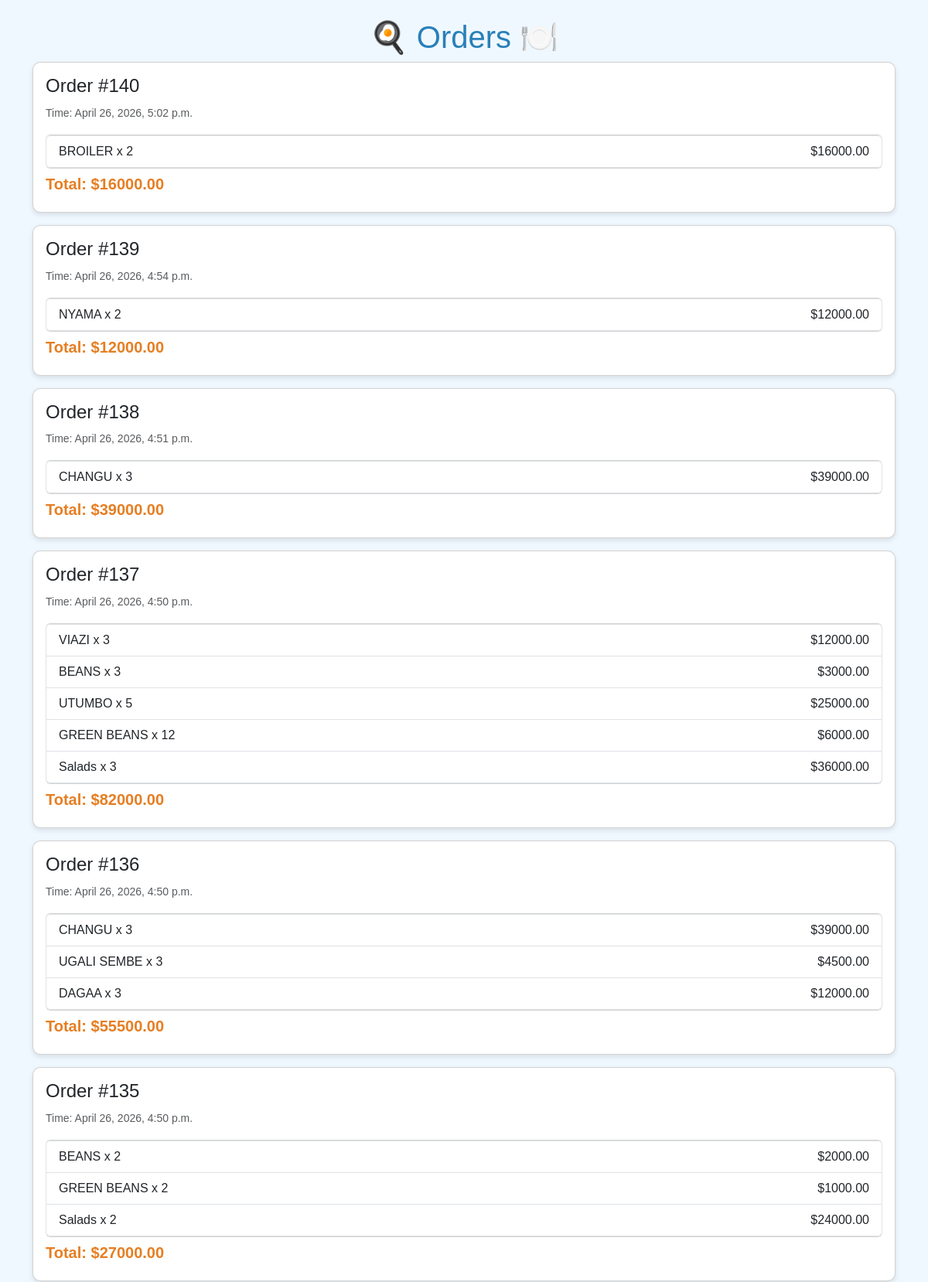
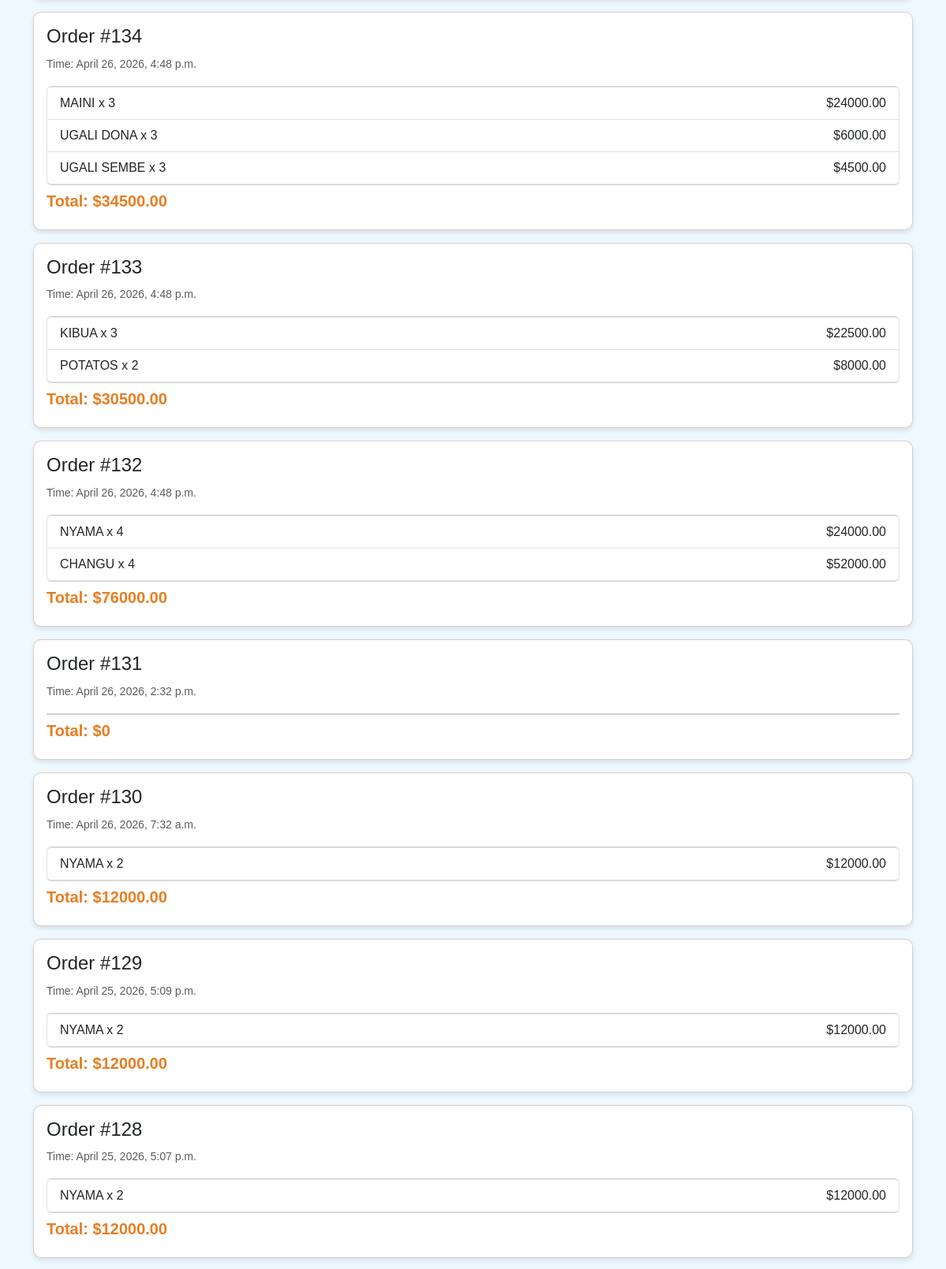
The page /kitchen/ (upper part) on the database its author committed (2 pictures, top to bottom).
### menu/models.py (models this page shows, shortened)
class Order(models.Model):
    STATUS_CHOICES = [
        ('Pending', 'Pending'),
        ('Confirmed', 'Confirmed'),
    ]
    created_at = models.DateTimeField(auto_now_add=True)
    status = models.CharField(
        max_length=20,
        choices=STATUS_CHOICES,
        default='Pending'
    )
    def total_price(self):
        return sum(item.subtotal() for item in self.orderitem_set.all())

class OrderItem(models.Model):
    order = models.ForeignKey(Order, on_delete=models.CASCADE)
    item = models.ForeignKey(Item, on_delete=models.CASCADE)
    quantity = models.IntegerField(default=1)
    def subtotal(self):
        return self.item.price * self.quantity

class Item(models.Model):
    name = models.CharField(max_length=100)
    price = models.DecimalField(max_digits=8, decimal_places=2)

### menu/views.py (the view)
# urls.py: path('kitchen/', views.kitchen_view, name='kitchen'),
def kitchen_view(request):
    orders = Order.objects.all().order_by('-created_at')
    return render(request, 'menu/kitchen.html', {'orders': orders})

### menu/templates/menu/kitchen.html (shortened to what this page needs)
<!DOCTYPE html>
<html lang="en">
<head>
    <link href="https://cdn.jsdelivr.net/npm/bootstrap@5.3.2/dist/css/bootstrap.min.css" rel="stylesheet">
</head>
<body>
<div class="container mt-4">
    <h1>🍳 Orders 🍽️</h1>
    {% for order in orders %}
        <div class="card mb-3 p-3">
            <h4>Order #{{ order.id }}</h4>
            <p><small class="text-muted">Time: {{ order.created_at }}</small></p>
            <ul class="list-group">
                {% for item in order.orderitem_set.all %}
                    <li class="list-group-item d-flex justify-content-between">
                        {{ item.item.name }} x {{ item.quantity }}
                        <span>${{ item.subtotal }}</span>
                    </li>
                {% endfor %}
            </ul>
            <h5 class="order-total mt-2">Total: ${{ order.total_price }}</h5>
        </div>
    {% endfor %}
</div>
</body>
</html>

### menu/templates/menu/kitchen.html (style rules this page uses)
body { background-color: #f0f8ff; font-family: 'Arial', sans-serif; }
h1 { color: #2980b9; text-align: center; margin-top: 20px; }
.card { border-radius: 10px; box-shadow: 0 3px 6px rgba(0,0,0,0.1); }
.order-total { font-weight: bold; color: #e67e22; }
ul.list-group { margin-bottom: 0; }

### rows shown on the page
Order: id "140", created_at "April 26, 2026, 5:02 p.m.", total_price "16000.00"
OrderItem: item.name "BROILER", quantity "2", subtotal "16000.00"
Order: id "139", created_at "April 26, 2026, 4:54 p.m.", total_price "12000.00"
OrderItem: item.name "NYAMA", quantity "2", subtotal "12000.00"
Order: id "138", created_at "April 26, 2026, 4:51 p.m.", total_price "39000.00"
OrderItem: item.name "CHANGU", quantity "3", subtotal "39000.00"
Order: id "137", created_at "April 26, 2026, 4:50 p.m.", total_price "82000.00"
OrderItem: item.name "VIAZI", quantity "3", subtotal "12000.00"
OrderItem: item.name "BEANS", quantity "3", subtotal "3000.00"
OrderItem: item.name "UTUMBO", quantity "5", subtotal "25000.00"
OrderItem: item.name "GREEN BEANS", quantity "12", subtotal "6000.00"
OrderItem: item.name "Salads", quantity "3", subtotal "36000.00"
Order: id "136", created_at "April 26, 2026, 4:50 p.m.", total_price "55500.00"
OrderItem: item.name "CHANGU", quantity "3", subtotal "39000.00"
OrderItem: item.name "UGALI SEMBE", quantity "3", subtotal "4500.00"
OrderItem: item.name "DAGAA", quantity "3", subtotal "12000.00"
Order: id "135", created_at "April 26, 2026, 4:50 p.m.", total_price "27000.00"
OrderItem: item.name "BEANS", quantity "2", subtotal "2000.00"
OrderItem: item.name "GREEN BEANS", quantity "2", subtotal "1000.00"
OrderItem: item.name "Salads", quantity "2", subtotal "24000.00"
Order: id "134", created_at "April 26, 2026, 4:48 p.m.", total_price "34500.00"
OrderItem: item.name "MAINI", quantity "3", subtotal "24000.00"
OrderItem: item.name "UGALI DONA", quantity "3", subtotal "6000.00"
OrderItem: item.name "UGALI SEMBE", quantity "3", subtotal "4500.00"
Order: id "133", created_at "April 26, 2026, 4:48 p.m.", total_price "30500.00"
OrderItem: item.name "KIBUA", quantity "3", subtotal "22500.00"
OrderItem: item.name "POTATOS", quantity "2", subtotal "8000.00"
Order: id "132", created_at "April 26, 2026, 4:48 p.m.", total_price "76000.00"
OrderItem: item.name "NYAMA", quantity "4", subtotal "24000.00"
OrderItem: item.name "CHANGU", quantity "4", subtotal "52000.00"
Order: id "131", created_at "April 26, 2026, 2:32 p.m.", total_price "0"
Order: id "130", created_at "April 26, 2026, 7:32 a.m.", total_price "12000.00"
OrderItem: item.name "NYAMA", quantity "2", subtotal "12000.00"
Order: id "129", created_at "April 25, 2026, 5:09 p.m.", total_price "12000.00"
OrderItem: item.name "NYAMA", quantity "2", subtotal "12000.00"
Order: id "128", created_at "April 25, 2026, 5:07 p.m.", total_price "12000.00"
OrderItem: item.name "NYAMA", quantity "2", subtotal "12000.00"
